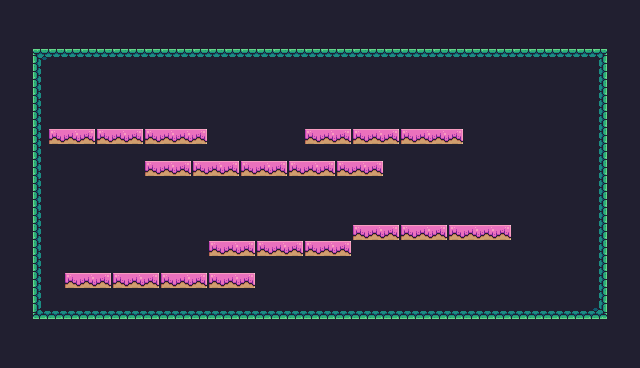

This is a level from a 2D game, rendered from its Tiled map with the project's own tilesets. A one-line summary and the complete map file follow:
An orthogonal 40x23 tile map with 16x16 px tiles, 1 tile layer (Background) and 12 objects (10x Platform, Player).

<map version="1.10" tiledversion="1.11.2" orientation="orthogonal" renderorder="right-down" width="40" height="23" tilewidth="16" tileheight="16" infinite="0" nextlayerid="4" nextobjectid="61">
 <tileset firstgid="1" source="my_terrain.tsx" />
 <layer id="1" name="Background" width="40" height="23">
  <data encoding="csv">
200,200,200,200,200,200,200,200,200,200,200,200,200,200,200,200,200,200,200,200,200,200,200,200,200,200,200,200,200,200,200,200,200,200,200,200,200,200,200,200,
200,200,200,200,200,200,200,200,200,200,200,200,200,200,200,200,200,200,200,200,200,200,200,200,200,200,200,200,200,200,200,200,200,200,200,200,200,200,200,200,
200,200,200,200,200,200,200,200,200,200,200,200,200,200,200,200,200,200,200,200,200,200,200,200,200,200,200,200,200,200,200,200,200,200,200,200,200,200,200,200,
200,200,177,178,178,178,178,178,178,178,178,178,178,178,178,178,178,178,178,178,178,178,178,178,178,178,178,178,178,178,178,178,178,178,178,178,178,179,200,200,
200,200,199,200,200,200,200,200,200,200,200,200,200,200,200,200,200,200,200,200,200,200,200,200,200,200,200,200,200,200,200,200,200,200,200,200,200,201,200,200,
200,200,199,200,200,200,200,200,200,200,200,200,200,200,200,200,200,200,200,200,200,200,200,200,200,200,200,200,200,200,200,200,200,200,200,200,200,201,200,200,
200,200,199,200,200,200,200,200,200,200,200,200,200,200,200,200,200,200,200,200,200,200,200,200,200,200,200,200,200,200,200,200,200,200,200,200,200,201,200,200,
200,200,199,200,200,200,200,200,200,200,200,200,200,200,200,200,200,200,200,200,200,200,200,200,200,200,200,200,200,200,200,200,200,200,200,200,200,201,200,200,
200,200,199,183,184,185,183,184,185,183,184,184,185,200,200,200,200,200,200,183,184,185,183,184,185,183,184,184,185,200,200,200,200,200,200,200,200,201,200,200,
200,200,199,200,200,200,200,200,200,200,200,200,200,200,200,200,200,200,200,200,200,200,200,200,200,200,200,200,200,200,200,200,200,200,200,200,200,201,200,200,
200,200,199,200,200,200,200,200,200,183,184,185,183,184,185,183,184,185,183,184,185,183,184,185,200,200,200,200,200,200,200,200,200,200,200,200,200,201,200,200,
200,200,199,200,200,200,200,200,200,200,200,200,200,200,200,200,200,200,200,200,200,200,200,200,200,200,200,200,200,200,200,200,200,200,200,200,200,201,200,200,
200,200,199,200,200,200,200,200,200,200,200,200,200,200,200,200,200,200,200,200,200,200,200,200,200,200,200,200,200,200,200,200,200,200,200,200,200,201,200,200,
200,200,199,200,200,200,200,200,200,200,200,200,200,200,200,200,200,200,200,200,200,200,200,200,200,200,200,200,200,200,200,200,200,200,200,200,200,201,200,200,
200,200,199,200,200,200,200,200,200,200,200,200,200,200,200,200,200,200,200,200,200,200,183,184,185,183,184,185,183,184,184,185,200,200,200,200,200,201,200,200,
200,200,199,200,200,200,200,200,200,200,200,200,200,183,184,185,183,184,185,183,184,185,200,200,200,200,200,200,200,200,200,200,200,200,200,200,200,201,200,200,
200,200,199,200,200,200,200,200,200,200,200,200,200,200,200,200,200,200,200,200,200,200,200,200,200,200,200,200,200,200,200,200,200,200,200,200,200,201,200,200,
200,200,199,200,183,184,185,183,184,185,183,184,185,183,184,185,200,200,200,200,200,200,200,200,200,200,200,200,200,200,200,200,200,200,200,200,200,201,200,200,
200,200,199,200,200,200,200,200,200,200,200,200,200,200,200,200,200,200,200,200,200,200,200,200,200,200,200,200,200,200,200,200,200,200,200,200,200,201,200,200,
200,200,221,222,222,222,222,222,222,222,222,222,222,222,222,222,222,222,222,222,222,222,222,222,222,222,222,222,222,222,222,222,222,222,222,222,222,223,200,200,
200,200,200,200,200,200,200,200,200,200,200,200,200,200,200,200,200,200,200,200,200,200,200,200,200,200,200,200,200,200,200,200,200,200,200,200,200,200,200,200,
200,200,200,200,200,200,200,200,200,200,200,200,200,200,200,200,200,200,200,200,200,200,200,200,200,200,200,200,200,200,200,200,200,200,200,200,200,200,200,200,
200,200,200,200,200,200,200,200,200,200,200,200,200,200,200,200,200,200,200,200,200,200,200,200,200,200,200,200,200,200,200,200,200,200,200,200,200,200,200,200
</data>
 </layer>
 <objectgroup id="3" name="Collisions">
  <object id="6" name="WallRight" type="Platform" x="592" y="48" width="16" height="272" />
  <object id="12" name="WallTop" type="Platform" x="48" y="48" width="544" height="16" />
  <object id="14" name="WallBottom" type="Platform" x="48" y="304" width="544" height="16" />
  <object id="15" name="WallLeft" type="Platform" x="32" y="48" width="16" height="272" />
  <object id="19" x="288" y="-32" />
  <object id="53" name="Platform1" type="Platform" x="64" y="272" width="192" height="16" />
  <object id="54" name="Platform2" type="Platform" x="208" y="240" width="144" height="16" />
  <object id="55" name="Platform3" type="Platform" x="352" y="224" width="160" height="16" />
  <object id="56" name="Platform4" type="Platform" x="144" y="160" width="240" height="16" />
  <object id="59" name="Platform4" type="Platform" x="304" y="128" width="160" height="16" />
  <object id="60" name="Platform2" type="Platform" x="48" y="128" width="160" height="16" />
 </objectgroup>
 <objectgroup id="2" name="Spawnpoints">
  <object id="58" name="Player" type="Player" x="240" y="128" width="32" height="32" />
 </objectgroup>
</map>
